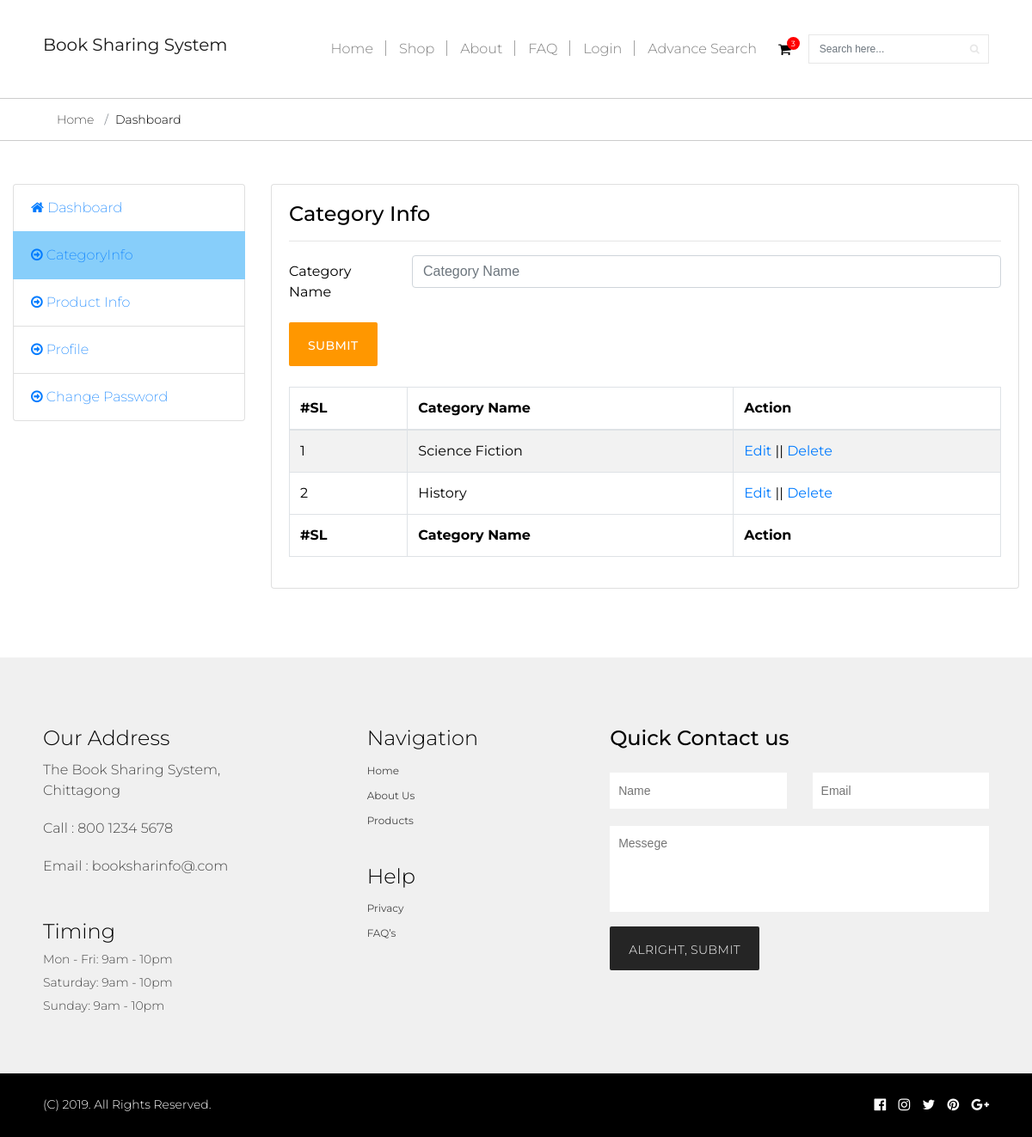
The app's page /categoryAdd.php with its own data.
### tables this page shows
CREATE TABLE IF NOT EXISTS `tbcategoryinfo` (
  `iAutoId` int(11) NOT NULL AUTO_INCREMENT,
  `vCategoryName` varchar(150) DEFAULT NULL,
  PRIMARY KEY (`iAutoId`)
);

### lib/Database.php (called while the page is built, shortened)
<?php
Class Database{
  public $host   = DB_HOST;
  public $pass   = DB_PASS;
  public $user   = DB_USER;
  public $dbname = DB_NAME;
  public $link;
  private function connectDB()
  {
    $this->link = new mysqli($this->host, $this->user, $this->pass, $this->dbname);
    mysqli_query($this->link,"SET CHARACTER SET utf8");
    mysqli_query($this->link,"SET SESSION collation_connection ='utf8_general_ci'");
  }
  public function select($query){
    $result = $this->link->query($query) or die($this->link->error.__LINE__);
    if($result->num_rows > 0){
      return $result;
    }
    else {
      return false;
    }
  }
}

### categoryAdd.php (the view, shortened to what this page needs)
<?php
	include 'inc/header.php';
?>
<?php
	include 'inc/dashboardSidebar.php';
?>
    <div class="col-xs-9 col-sm-9 col-md-9 col-lg-9">
        <div class="card">
            <div class="card-body">
                <h4 class="card-title">Category Info</h4>
                <hr>
              <div class="panel-body">
                <form class="form-horizontal" action="" method="POST" role="form">
                    <div class="form-group row">
                        <label class="col-sm-2 col-form-label">Category Name</label>
                        <div class="col-sm-10">
                            <input type="text" class="form-control" placeholder="Category Name" name="vCategoryName">
                        </div>
                    </div>
                    <button type="submit" class="btn btn-primary">Submit</button>
                </form>
                <br>
                <table id="example" class="table table-striped table-bordered" style="width:100%">
                    <thead>
                        <tr>
                            <th>#SL</th>
                            <th>Category Name</th>
                            <th>Action</th>
                        </tr>
                    </thead>
                    <tbody>
                        <?php
                        $query="select iAutoId,vCategoryName from tbcategoryinfo";
                        $selectData=$db->select($query);
                        if($selectData)
                        {
                            $i=1;
                            while($result=$selectData->fetch_assoc())
                            {
                        ?>
                            <tr>
                                <td><?php echo $i; ?></td>
                                <td><?php echo $result['vCategoryName']; ?></td>
                                <td><a href="categoryinfoEdit.php?id=<?php echo $result['iAutoId'];?>">Edit</a> || <a onclick="return confirm('Are you sure to Delete! ');" href="categoryinfoDelete.php?deleteid=<?php echo $result['iAutoId'];?>">Delete</a></td>
                            </tr>
                           <?php $i++;
                            }
                        }
                    ?>
                    </tbody>
                    <tfoot>
                        <tr>
                            <th>#SL</th>
                            <th>Category Name</th>
                            <th>Action</th>
                        </tr>
                    </tfoot>
                </table>
            </div>
        </div>
    </div>
<?php
	include 'inc/dashboardFooter.php';
	include 'inc/footer.php';
?>

### css/styles.css (style rules this page uses)
body { margin: 0px; padding: 0px; font-family: 'Montserrat', sans-serif; color: #000; float: left; width: 100%; }
* { -webkit-box-sizing: border-box; -moz-box-sizing: border-box; box-sizing: border-box; }
*:before, *:after { -webkit-box-sizing: border-box; -moz-box-sizing: border-box; box-sizing: border-box; }
h1, h2, h3, h4, h5, h6, ul { margin: 0px; padding: 0px; }
input { font-family: 'Raleway', sans-serif; outline: 0; }
.btn { background: #ff9700; opacity: 1; color: #fff; text-transform: uppercase; padding: 15px 20px 11px; font-size: 14px; font-weight: 500; letter-spacing: 0.4px; border: 2px solid #ff9700; border-radius: 2px; }

### records on screen
tbcategoryinfo: vCategoryName "Science Fiction"
tbcategoryinfo: vCategoryName "History"
